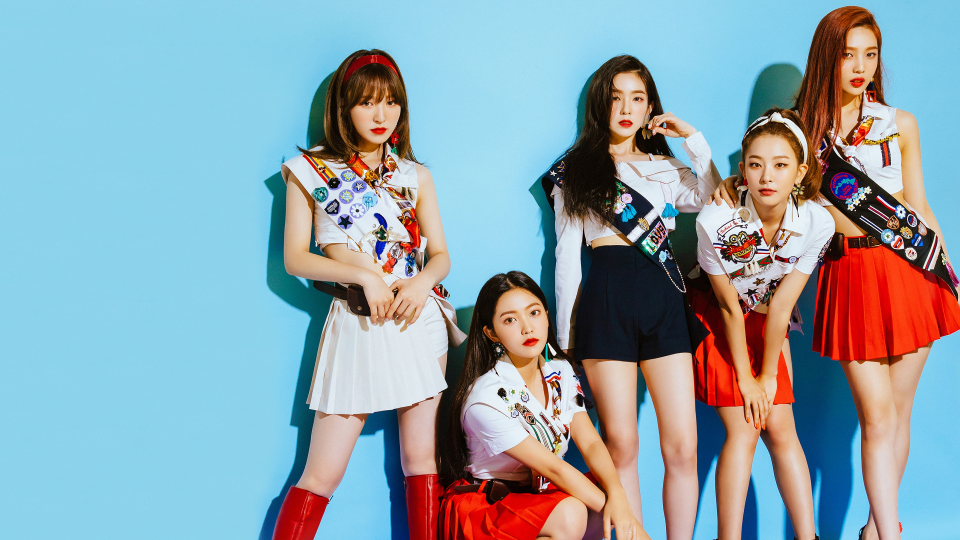
#> input picture assets/redvelvet.jpg, 1920 x 1080 px (shown at 1/2 size)
$ python tutorial1.py
#> lines starting #> are read from the running program, lines starting #| are printed output that depends on the picture
# laad the image

import cv2

"""
1, cv2.IMREAD_COLOR        : Loads a color image. Any transparency of image will be neglected(diabaikan). It is the default flag
0, cv2.IMREAD_GRAYSCALE    : Loads image in grayscale(skala abu-abu) mode
-1, cv2.IMREAD_UNCHANGED    : Loads image as such including alpha channel
"""
# source imread modes: https://docs.opencv.org/3.4/d8/d6a/group__imgcodecs__flags.html

img = cv2.imread('../assets/redvelvet.jpg', 1)
#> img is the input picture: shape (1080, 1920, 3); mean B, G, R 171.7, 162.4, 141
print(img)
#> (printed output is left out)
# change the size
img = cv2.resize(img, (0,0), fx=0.5, fy=0.5)
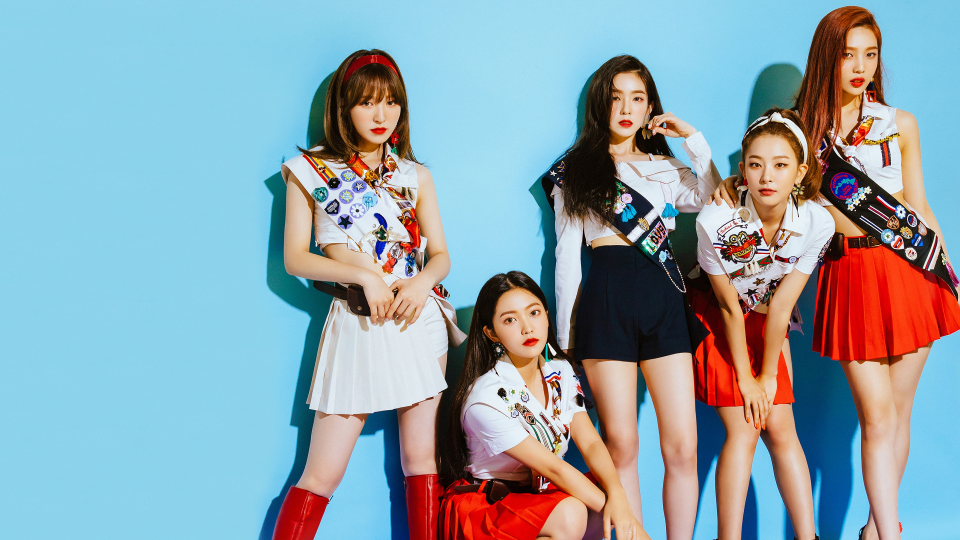
#> img: shape (540, 960, 3); mean B, G, R 171.8, 162.6, 141.1
# img = cv2.resize(img, dsize=[0, 0], fx=0.5, fy=0.5)
"""
untuk width dan height bisa dengan (width, height) atau dsize=[widht, height]
bisa juga dengan fx dan fy, jika fx/fy = 0.5 berarti ukurannya setengah dari ukuran aslinya
kalau fx/fy = 2 maka ukurannya dua kali lipat dari ukurannya. Tetap kita harus buat width=0 dan height=0
"""

# rotate image
img = cv2.rotate(img, cv2.cv2.ROTATE_90_COUNTERCLOCKWISE) #akan memutar ke arah kiri sebanyak 90 derajat
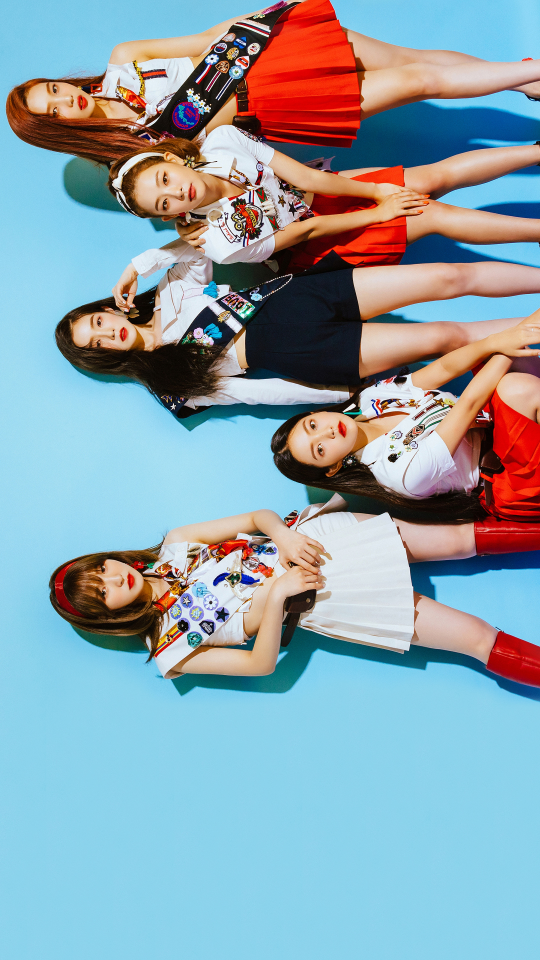
#> img: shape (960, 540, 3); mean B, G, R 171.8, 162.6, 141.1

# # write the image or manipulate the image
# img = imwrite('red_90vet.jpg', img)

# show the img
cv2.imshow('Redvelvet', img)

# duration show, if 0 means infinity
cv2.waitKey(0)
# destroy the windows until press any key
cv2.destroyAllWindows()
